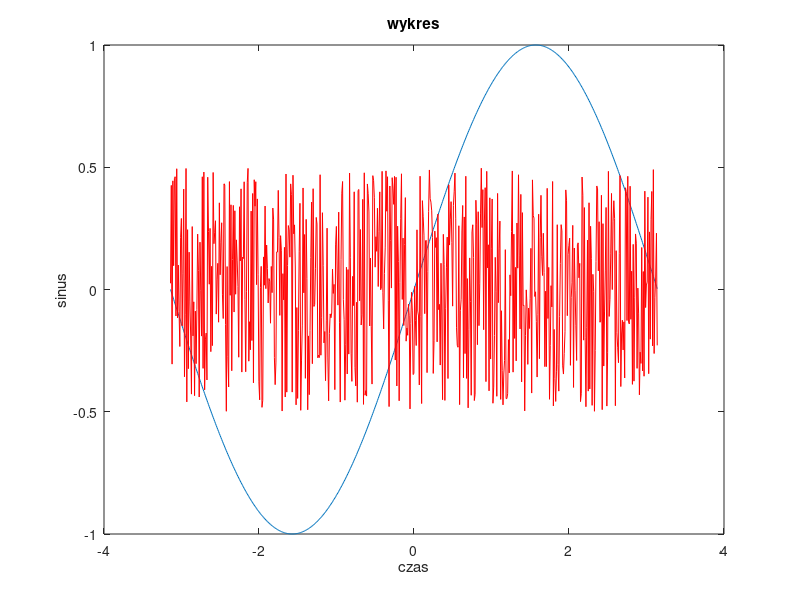
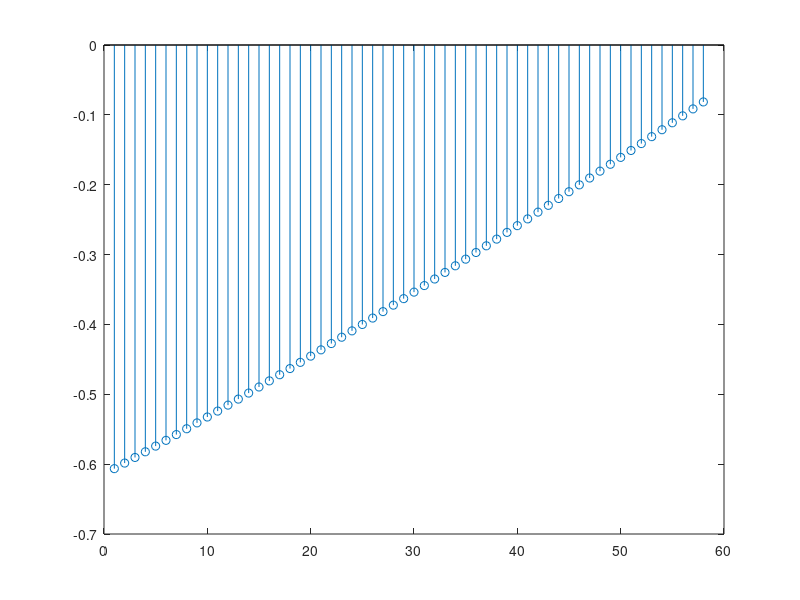
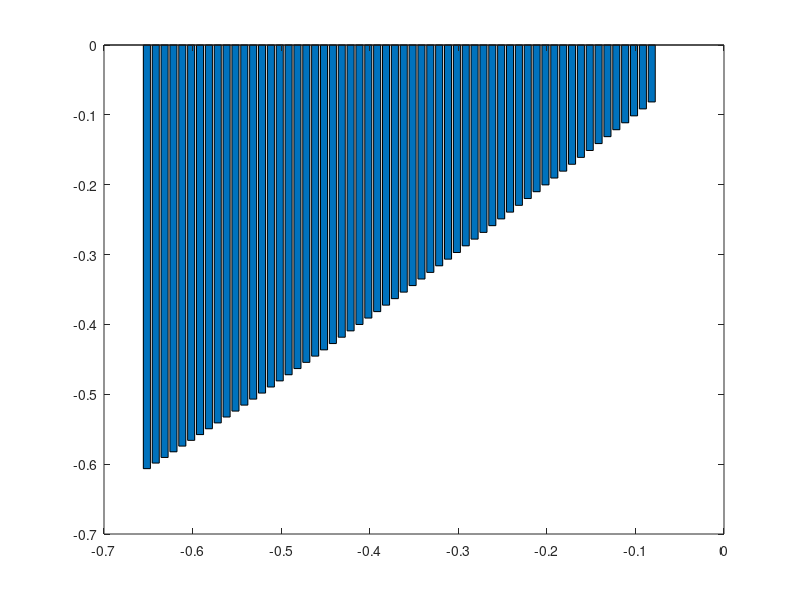
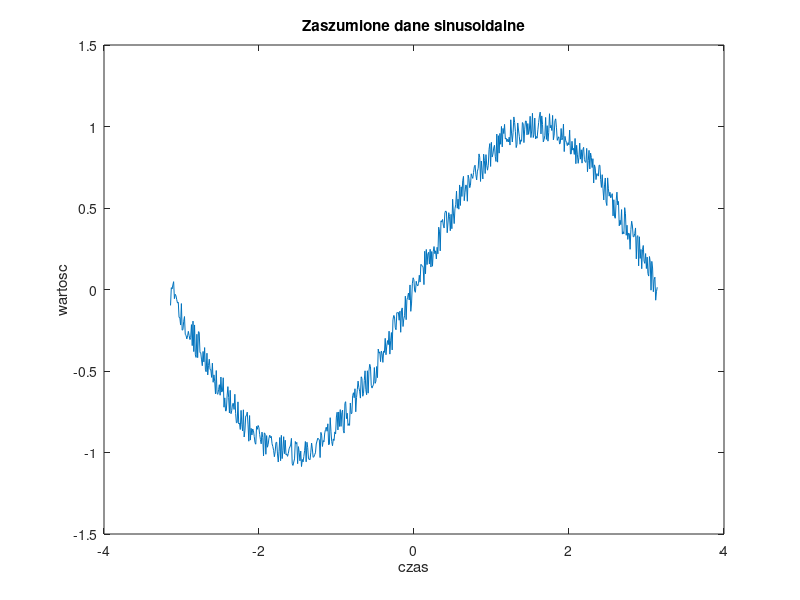

Reproduce these figures in MATLAB, in order. (Note: this script raises an error after producing the figures.)
%% GRAFIKA KOMPUTEROWA LAB_0
% *Joanna Dagil 231008*

%% 1. CEL CWICZENIA
% Zapoznanie sie z podstawowymi cechami srodowiska Matlab i przykladami popularnych instrukcji.

%% 2.	MATLAB - KILKA OGOLNYCH ZASAD I PRZYKLADOW

%% 2.1. Generowanie i reprezentacja danych/zmiennych
% Przyklady deklaracji (i nadawania wartosci) zmiennym.
x = 2.1;
y = 2.1 + 1i*3.3;
X = [1, 4, 6];
Y = [1; 4; 6];
Y = X';
YY = [1 4 6; 5 6 9];


% INNE PRZYKLADY
% Wygeneruj dane opisane funkcja sin w zakresie od -PI do +PI z przyrostem
% argumentu rownym 0.01 (wykres wyglada wowczas jak ciagly)
% Wygeneruj dane losowe w tym samym zakresie i z tym samym przyrostem,
% wartosci danych powinny oscylowac pomiedzy -0.5 i +0.5.

t = -pi:0.01:pi;           % dziedzina
x1 = sin(t);               % wartosci sinusa
n = length(t);             % liczba probek w dziedzinie t
x2 = -0.5+rand(1,n);       % dane losowe pomiedzy -0.5 i +0.5

%% 2.2. Dzialania na macierzach
XY = X*Y;
YX = Y*X;
A = [1, 2, 1; 4, 5, 6; 7, 8, 9];
B = [9, 8, 7; 6, 5, 4; 1, 2, 1];
AplusB = A + B;
AmmB = A * B;
AmiB = A .* B;
AdiB = A ./ B;
AdmB = A / B;
AddB = A * inv(B);

%% 2.3.	Grafika
% W przypadku kreslenia (wizualizacji) danych 1D, np. szeregow czasowych,
% postepujemy zazwyczaj w nastepujacy (lub podobny) sposob:

figure(1); plot(t, x1);
title('wykres'), xlabel('czas'), ylabel('sinus');
hold on
plot(t,x2,'r');
hold off;

figure(2); stem(x1(250:307));
figure(3); bar(t(250:307),x1(250:307));

x3 = x1-0.1+0.2.*rand(1,n);      % dane sinusoidalne z losowym szumem

figure(4)
plot(t,x3)
title('Zaszumione dane sinusoidalne')
ylabel('wartosc')
xlabel('czas');

%% 2.4.	Dane obrazowe
% Matlab akceptuje (w sensie czytania i zapisu) obrazy w bardzo wielu
% formatach (jpg, gif, bmp, png, itd.) ale ich wewnetrzna reprezentacja
% jest zawsze taka sama.
pkg load image

ImCol = uint8(zeros(128, 128, 3));
ImGray = uint8(zeros(128, 128));

% Typowa sekwencja wczytania, przetwarzania, wyswietlania i zapisu obrazu:
Im = imread('obraz.bmp');
figure(5); imshow(Im); % wyswietlenie wczytanego obrazu
ImZ = double(Im); % zamiana na postac zmiennoprzecinkowa...
ImZ = 255 - ImZ; % negatyw
figure(6); imshow(ImZ/255); % dlaczego dzielimy przez 255?
ImNew = uint8(ImZ); % powrot do reprezentacji bajtowej
imwrite(ImNew,'obraz_nowy.jpg'); % zapis do foldera

%% 2.5.	Animacje (tworzenie, odczyt i zapis)
% Typowa sekwencja odczytu i zapisu pliku video

% Nie zaimplementowanie w Octave
%v = VideoReader('film_01.avi');
%v2 = VideoWriter('film_01','MPEG-4');
%open(v2);
%while hasFrame(v)
%    klatka = readFrame(v);
%    % ewentualne przetworzenie klatki
%    klatka1 = imresize(klatka,0.5);
%    writeVideo(v2,klatka1)  ;
%end
%close(v2);

%% 2.6 FUNKCJE
% Przyklady uzycia funkcji
function  a = dodaj(b,c)
    a = b+c;
endfunction

b = 25; c = 75;
a = dodaj(b,c)
b1 = 4.567; c1 = 1.017 + 1i*0.589;
a1 = dodaj(b1,c1)



%% Typowy koniec skryptu

% clear all; % usuniecie wszystkich zmiennych
% close all; % zamkniecie wszystkich wykresow
% clc % zresetowanie okna komend
